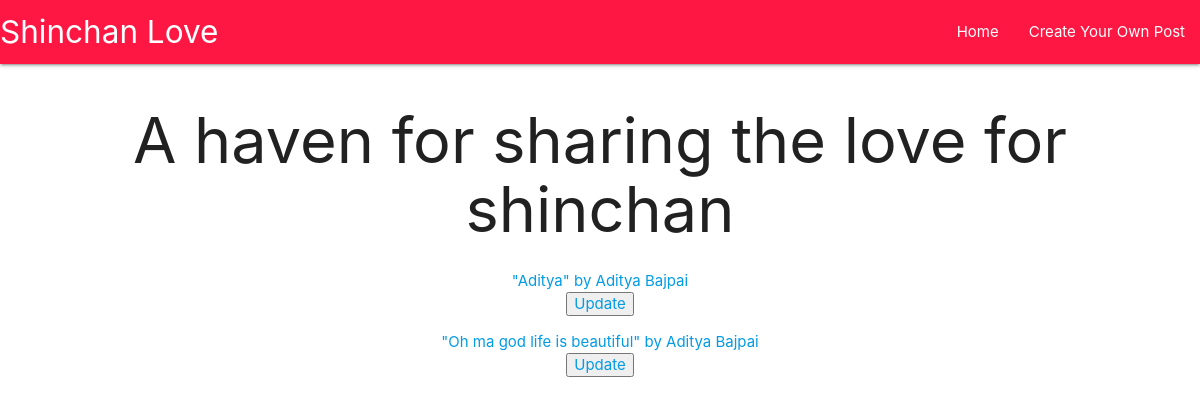
The app's page /, older data.
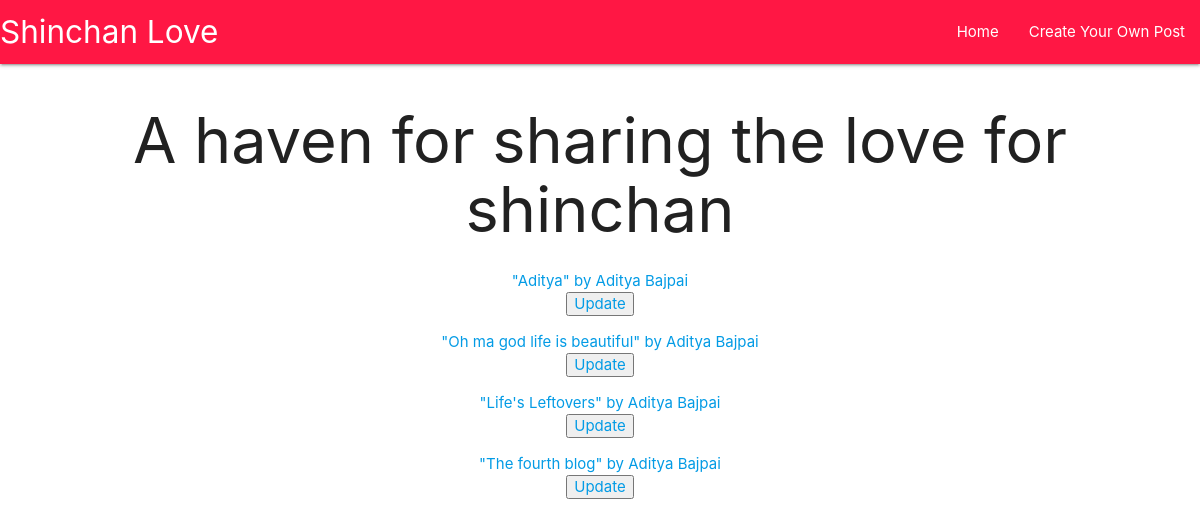
The same page, newer data.
### main/models.py (models this page shows, shortened)
class Post(models.Model):
    title = models.CharField(max_length=200 , null= False)
    author = models.ForeignKey(User , on_delete=models.CASCADE , default="Author Unkown")
    pub_date = models.TimeField(auto_now=False , auto_now_add=True)
    body = models.TextField()

### main/views.py (the view)
# urls.py: 2. Add a URL to urlpatterns:  path('', Home.as_view(), name='home')
class Home(ListView):
    model = Post
    template_name = "main.html"

### templates/main.html (shortened to what this page needs)
<!DOCTYPE html>
<html lang="en">
<head>
    <link rel="stylesheet" href="https://cdnjs.cloudflare.com/ajax/libs/materialize/1.0.0/css/materialize.min.css">
</head>
<body>
    <nav class = "red accent-3">
            <div class="nav-wrapper">
            <a href="/" class="brand-logo">Shinchan Love</a>
            <ul id="nav-mobile" class="right hide-on-med-and-down">
                <li><a href="/">Home</a></li>
                <li><a href="{% url 'create' %}">Create Your Own Post</a></li>
            </ul>
            </div>
        </nav>
    {%block content%}
    <h1>A haven for sharing the love for shinchan</h1>
        {% for post in object_list %}
            <ul>
                <li>
                    <a href="{%url 'article' post.pk%}">
                        "{{post.title}}" by {{post.author.first_name}} {{post.author.last_name}}
                        <br>
                        <button><a href="{%url 'update' post.pk%}">Update</a></button>
                    </a>
                </li>
            </ul>
        {%endfor%}
    {%endblock%}
</body>
</html>

### templates/main.html (style rules this page uses)
h1 { text-align: center; }
ul { text-align: center; }

Row changes from the older to the newer data that the page shows:
added Post: title "Life's Leftovers", author.first_name "Aditya", author.last_name "Bajpai"
added Post: title "The fourth blog", author.first_name "Aditya", author.last_name "Bajpai"
